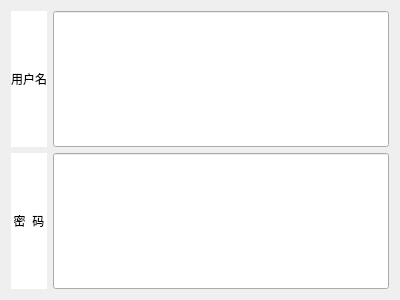
<?xml version="1.0" encoding="UTF-8"?>
<ui version="4.0">
 <class>LoginEdit</class>
 <widget class="QWidget" name="LoginEdit">
  <property name="geometry">
   <rect>
    <x>0</x>
    <y>0</y>
    <width>400</width>
    <height>300</height>
   </rect>
  </property>
  <property name="windowTitle">
   <string>Form</string>
  </property>
  <layout class="QGridLayout" name="gridLayout">
   <item row="1" column="1">
    <widget class="QLineEdit" name="pwEdit">
     <property name="sizePolicy">
      <sizepolicy hsizetype="Expanding" vsizetype="Preferred">
       <horstretch>0</horstretch>
       <verstretch>0</verstretch>
      </sizepolicy>
     </property>
     <property name="text">
      <string/>
     </property>
     <property name="echoMode">
      <enum>QLineEdit::Password</enum>
     </property>
     <property name="readOnly">
      <bool>false</bool>
     </property>
    </widget>
   </item>
   <item row="1" column="0">
    <widget class="QLabel" name="password">
     <property name="styleSheet">
      <string notr="true">background-color: rgb(255, 255, 255);</string>
     </property>
     <property name="text">
      <string>密  码</string>
     </property>
     <property name="alignment">
      <set>Qt::AlignCenter</set>
     </property>
    </widget>
   </item>
   <item row="0" column="0">
    <widget class="QLabel" name="user">
     <property name="styleSheet">
      <string notr="true">background-color: rgb(255, 255, 255);</string>
     </property>
     <property name="text">
      <string>用户名</string>
     </property>
     <property name="alignment">
      <set>Qt::AlignCenter</set>
     </property>
    </widget>
   </item>
   <item row="0" column="1">
    <widget class="QLineEdit" name="userEdit">
     <property name="sizePolicy">
      <sizepolicy hsizetype="Expanding" vsizetype="Preferred">
       <horstretch>0</horstretch>
       <verstretch>0</verstretch>
      </sizepolicy>
     </property>
     <property name="text">
      <string/>
     </property>
     <property name="maxLength">
      <number>16</number>
     </property>
     <property name="frame">
      <bool>true</bool>
     </property>
     <property name="echoMode">
      <enum>QLineEdit::Normal</enum>
     </property>
     <property name="cursorPosition">
      <number>0</number>
     </property>
     <property name="alignment">
      <set>Qt::AlignLeading|Qt::AlignLeft|Qt::AlignVCenter</set>
     </property>
     <property name="dragEnabled">
      <bool>false</bool>
     </property>
     <property name="cursorMoveStyle">
      <enum>Qt::LogicalMoveStyle</enum>
     </property>
    </widget>
   </item>
  </layout>
 </widget>
 <resources/>
 <connections/>
</ui>
